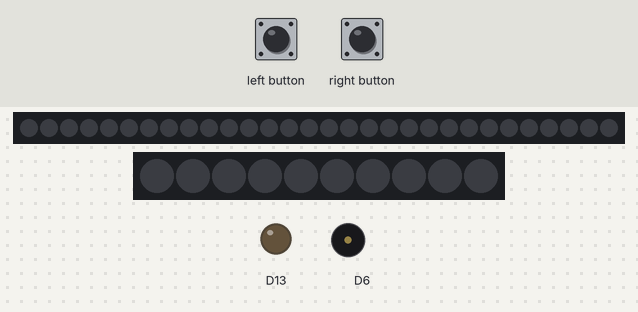
Bench run of a sketch on a simulated Adafruit Circuit Playground Express. Shown: 30 RGB LEDs in strip order, left to right, 10 RGB LEDs in strip order, left to right, output pins drawn as LEDs (lit = HIGH), buzzer (waves = sounding). Inputs (shaded band) come from the test bench. Dim RGB values are drawn brighter than linear.

Above: at 8.7 s.
8.8 s: right button pressed for 0.15 s
At 9.67 s:
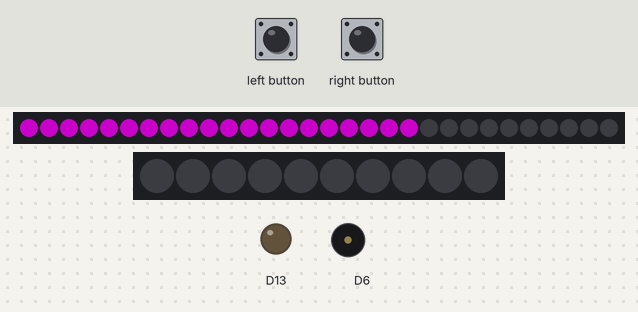
At 11.0 s:
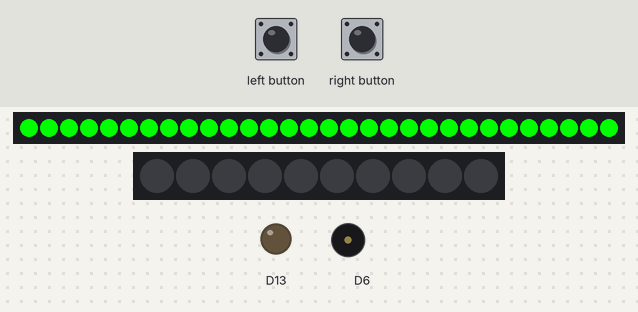
Timing chart, 0 to 12.5 s (numbered marks = the images above; inputs shaded):
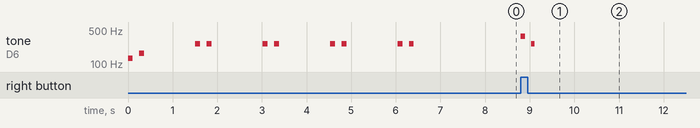

Measured:
- after the input at 8.8 s, tone on D6: silent → 370 Hz at once, → silent 0.10 s later, → 262 Hz 0.13 s later, → silent 0.08 s later; the LEDs: change after 0.73 s (image 1)

The sketch:

CircuitPlayground_Code.ino
```cpp
//Circuit Playground express code
/*
*On power -> Celebratory Noise
*->Cycle through rainbow colours on neopixels
*
*Chase Neopixel Code Reference: https://learn.adafruit.com/neopixel-painter/test-neopixel-strip
*Extra colours from https://www.rapidtables.com/web/color/index.html
*
*Reference for music code
*Adafruit Circuit Playground - Melody    Support Open Source, buy at Adafruit
//   2016-08-06 Version 1  by Mike Barela for Adafruit Industries
//   Adapted from melody by Tom Igoe on arduino.cc
*/

#include <Adafruit_NeoPixel.h> //include neopixel library
#define NEOPIXEL_PIN A1 //Which pin are neopixels attached to (likely A1 or A0)
#define N_LEDS 30 //length of neopixels

//setup strip
Adafruit_NeoPixel strip = Adafruit_NeoPixel(N_LEDS, NEOPIXEL_PIN, NEO_GRB + NEO_KHZ800);

#include <Adafruit_CircuitPlayground.h> //include plaground library
#include "pitches.h" //include pitches definition for music

//define the melodies
int helloRise[] = {NOTE_C3, NOTE_E3, NOTE_G3, NOTE_C4};
int noteDurations1[] = {9, 9, 9, 12};
int ohNo[] = {NOTE_FS4, NOTE_C4};
int noteDurations2[] = {10, 12};
int success[] = {NOTE_C4,NOTE_C4,NOTE_C4,NOTE_G4};
int noteDurations3[] = {9, 9, 9, 12};
int C_Scale[] = {NOTE_C4,NOTE_D4,NOTE_E4,NOTE_F4,NOTE_G4,NOTE_A4,NOTE_B4,NOTE_C5};
int noteDurations4[] = {12, 12,12, 12,12, 12,12, 12};

int numNotes; // Number of notes in the melody
void setup() {
  // put your setup code here, to run once:
  strip.begin();
  CircuitPlayground.begin();  // initialize the CP library
  playTones(helloRise, noteDurations1);
  delay(1000);
  for (int i = 3; i >= 0; i--) {
    //callRainbowChase();
    playTones(success, noteDurations3);
    delay(1000);
  }

}

void loop() {
  if(CircuitPlayground.leftButton()) {
    playTones(C_Scale, noteDurations4);
  }
  if(CircuitPlayground.rightButton()) {
    playTones(ohNo, noteDurations2);
    fadeRainbow(strip.Color(102, 0, 102)); //begin purple
  }
}

static void playTones(int melody[], int noteDurations[]){
  numNotes = sizeof(melody)/sizeof(int);  // number of notes we are playing
   for (int thisNote = 0; thisNote < numNotes; thisNote++) { // play notes of the melody
      // to calculate the note duration, take one second divided by the note type.
      //e.g. quarter note = 1000 / 4, eighth note = 1000/8, etc.
      int noteDuration = 1000 / noteDurations[thisNote];
      CircuitPlayground.playTone(melody[thisNote], noteDuration);

      // to distinguish the notes, set a minimum time between them.
      //   the note's duration + 30% seems to work well:
      int pauseBetweenNotes = noteDuration * 1.30;
      delay(pauseBetweenNotes);
    }
}


static void fadeRainbow(uint32_t c){
    strip.show(); //  all pixels start off
    colourString(c);
    for(int i = 0; i<=255; i+=20){
      colourString(strip.Color(i, 0, i));
        for(int j = 255; j>=0; j-=15){
         colourString(strip.Color(i, j, i));
               for(int k = 0; k<=255; k+=20){
                   colourString(strip.Color(i,j,k));
                   colourString(strip.Color(j,0,k));
                   colourString(strip.Color(k,j,0));
                   colourString(strip.Color(i,j,k));
                   colourString(strip.Color(0,i,k));
                   colourString(strip.Color(j,i,k));
                   colourString(strip.Color(0,j,k));
                   colourString(strip.Color(0,0,k));
                   colourString(strip.Color(j,i,0));
                }
               colourString(strip.Color(0, 0, 0));
      }
      colourString(strip.Color(0, 0, 0));
    }
}

static void colourString(uint32_t c){
  for(int i = 0; i<=N_LEDS; i++){
       strip.setPixelColor(i, c);
       strip.show();
       delay(15);
    }
}

static void callRainbowChase(){
  chase(strip.Color(255, 0, 0)); // Red
  chase(strip.Color(255,69,0)); // Orange Red
  chase(strip.Color(255,165,0)); // Orange
  chase(strip.Color(255,215,0)); // Yellow //255 255 0
  chase(strip.Color(173,255,47)); // YellowGreen
  chase(strip.Color(0, 255, 0)); // Green
  chase(strip.Color(0, 128, 0)); // Dark Green
  chase(strip.Color(32,178,170)); // BlueGreen
  chase(strip.Color(135,206,250)); // Light Blue
  chase(strip.Color(0, 0, 255)); // Blue
  chase(strip.Color(25,25,112)); // Midnight Blue
  chase(strip.Color(75,0,130)); // Indigo
  chase(strip.Color(128,0,128)); // Purple
  chase(strip.Color(186,85,211)); // Light Purple
  chase(strip.Color(255,0,255)); // Magenta
  chase(strip.Color(250,128,114)); // Pink
  chase(strip.Color(139,0,0)); // Dark Red
}


static void chase(uint32_t c) {
  for(uint16_t i=0; i<strip.numPixels()+5; i++) {
      strip.setPixelColor(i  , c); // Draw new pixel
      strip.setPixelColor(i-5, 0); // Erase pixel a few steps back
      strip.show();
      delay(50);
  }
}
```

pitches.h
```cpp
/********************************************************************
 * Musical Notes via https://www.arduino.cc/en/Tutorial/ToneMelody  *
 ********************************************************************/

#define NOTE_B0  31
#define NOTE_C1  33
#define NOTE_CS1 35
#define NOTE_D1  37
#define NOTE_DS1 39
#define NOTE_E1  41
#define NOTE_F1  44
#define NOTE_FS1 46
#define NOTE_G1  49
#define NOTE_GS1 52
#define NOTE_A1  55
#define NOTE_AS1 58
#define NOTE_B1  62
#define NOTE_C2  65
#define NOTE_CS2 69
#define NOTE_D2  73
#define NOTE_DS2 78
#define NOTE_E2  82
#define NOTE_F2  87
#define NOTE_FS2 93
#define NOTE_G2  98
#define NOTE_GS2 104
#define NOTE_A2  110
#define NOTE_AS2 117
#define NOTE_B2  123
#define NOTE_C3  131
#define NOTE_CS3 139
#define NOTE_D3  147
#define NOTE_DS3 156
#define NOTE_E3  165
#define NOTE_F3  175
#define NOTE_FS3 185
#define NOTE_G3  196
#define NOTE_GS3 208
#define NOTE_A3  220
#define NOTE_AS3 233
#define NOTE_B3  247
#define NOTE_C4  262
#define NOTE_CS4 277
#define NOTE_D4  294
#define NOTE_DS4 311
#define NOTE_E4  330
#define NOTE_F4  349
#define NOTE_FS4 370
#define NOTE_G4  392
#define NOTE_GS4 415
#define NOTE_A4  440
#define NOTE_AS4 466
#define NOTE_B4  494
#define NOTE_C5  523
#define NOTE_CS5 554
#define NOTE_D5  587
#define NOTE_DS5 622
#define NOTE_E5  659
#define NOTE_F5  698
#define NOTE_FS5 740
#define NOTE_G5  784
#define NOTE_GS5 831
#define NOTE_A5  880
#define NOTE_AS5 932
#define NOTE_B5  988
#define NOTE_C6  1047
#define NOTE_CS6 1109
#define NOTE_D6  1175
#define NOTE_DS6 1245
#define NOTE_E6  1319
#define NOTE_F6  1397
#define NOTE_FS6 1480
#define NOTE_G6  1568
#define NOTE_GS6 1661
#define NOTE_A6  1760
#define NOTE_AS6 1865
#define NOTE_B6  1976
#define NOTE_C7  2093
#define NOTE_CS7 2217
#define NOTE_D7  2349
#define NOTE_DS7 2489
#define NOTE_E7  2637
#define NOTE_F7  2794
#define NOTE_FS7 2960
#define NOTE_G7  3136
#define NOTE_GS7 3322
#define NOTE_A7  3520
#define NOTE_AS7 3729
#define NOTE_B7  3951
#define NOTE_C8  4186
#define NOTE_CS8 4435
#define NOTE_D8  4699
#define NOTE_DS8 4978
```
